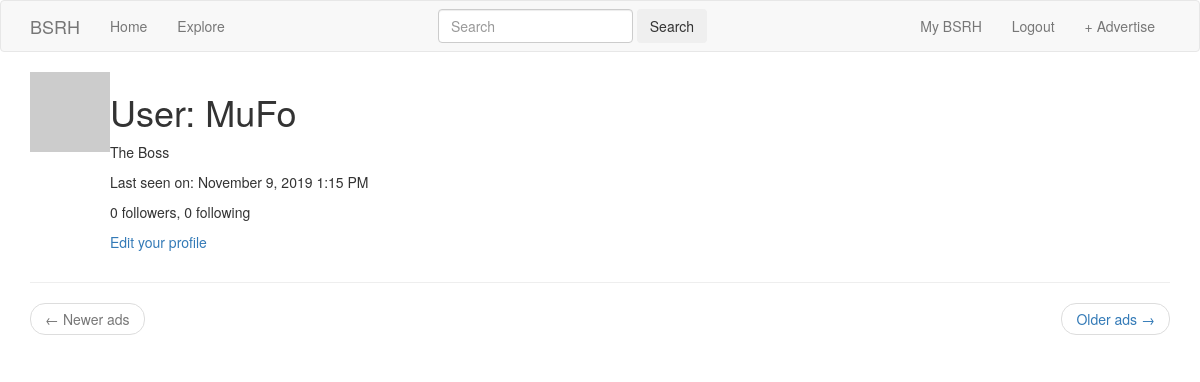
The app's page /user/MuFo (signed in), older data.
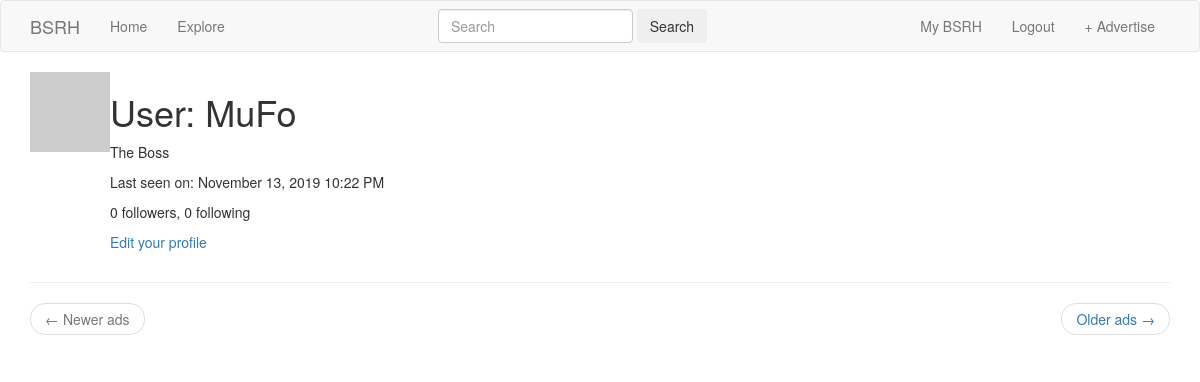
The same page, newer data.
### app/models.py (models this page shows, shortened)
class User(UserMixin, db.Model):
    id = db.Column(db.Integer, primary_key=True)
    username = db.Column(db.String(64), index=True, unique=True)
    email = db.Column(db.String(120), index=True, unique=True)
    password_hash = db.Column(db.String(128))
    ads = db.relationship('Ad', backref='author', lazy='dynamic')
    about_me = db.Column(db.String(140))
    last_seen = db.Column(db.DateTime, default=datetime.utcnow)
    followed = db.relationship(
        'User', secondary=followers,
        primaryjoin=(followers.c.follower_id == id),
        secondaryjoin=(followers.c.followed_id == id),
        backref=db.backref('followers', lazy='dynamic'), lazy='dynamic')
    def avatar(self, size):
        digest = md5(self.email.lower().encode('utf-8')).hexdigest()
        return 'https://www.gravatar.com/avatar/{}?d=identicon&s={}'.format(digest, size)

### app/routes.py (the view)
@app.route('/user/<username>')
@login_required
def user(username):
    user = User.query.filter_by(username=username).first_or_404()
    page = request.args.get('page', 1, type=int)
    ads = user.ads.order_by(Ad.timestamp.desc()).paginate(page, app.config['ADS_PER_PAGE'], False)
    next_url = url_for('user', username=user.username, page=ads.next_num) \
        if ads.has_next else None
    prev_url = url_for('user', username=user.username, page=ads.prev_num) \
        if ads.has_prev else None
    return render_template('user.html', user=user, ads=ads.items,
                           next_url=next_url, prev_url=prev_url)

### app/models.py (called while the page is built)
@login.user_loader
def load_user(id):
    return User.query.get(int(id))

### app/routes.py (called while the page is built)
@app.before_request
def before_request():
    if current_user.is_authenticated:
        current_user.last_seen = datetime.utcnow()
        db.session.commit()
    g.locale = str(get_locale())

### app/templates/user.html
{% extends "base.html" %}
{% block app_content %}
    <table>
        <tr valign="top">
            <td><img src="{{ user.avatar(128) }}"></td>
            <td>
                <h1>{{ _('User') }}: {{ user.username }}</h1>
                {% if user.about_me %}
                    <p>
                        {{ user.about_me }}
                    </p>
                {% endif %}
                {% if user.last_seen %}
                    <p>{{ _('Last seen on') }}: {{ moment(user.last_seen).format('LLL') }}</p>
                {% endif %}
                <p>
                    {{ _('%(count)d followers', count=user.followers.count()) }},
                    {{ _('%(count)d following', count=user.followed.count()) }}
                </p>
                {% if user == current_user %}
                    <p><a href="{{ url_for('edit_profile') }}">{{ _('Edit your profile') }}</a></p>
                {% elif not current_user.is_following(user) %}
                    <p><a href="{{ url_for('follow', username=user.username) }}">{{ _('Follow') }}</a></p>
                {% else %}
                    <p><a href="{{ url_for('unfollow', username=user.username) }}">{{ _('Unfollow') }}</a></p>
                {% endif %}
            </td>
        </tr>
    </table>
    <hr>
    <nav aria-label="...">
        <ul class="pager">
            <li class="previous{% if not prev_url %} disabled{% endif %}">
                <a href="{{ prev_url or '#' }}">
                    <span aria-hidden="true">&larr;</span> {{ _('Newer ads') }}
                </a>
            </li>
            <li class="next{% if not next_url %} disabled{% endif %}">
                <a href="{{ next_url or '#' }}">
                    {{ _('Older ads') }} <span aria-hidden="true">&rarr;</span>
                </a>
            </li>
        </ul>
    </nav>
{% endblock %}

### app/templates/base.html (shortened to what this page needs)
{% extends 'bootstrap/base.html' %}
{% block styles %}
    {{super()}}
    <link rel="stylesheet" href="{{url_for('.static', filename='styles/style.css')}}">
{% endblock %}
{% block navbar %}
    <nav class="navbar navbar-default justify-content-between">
        <div class="container text-center">
            <div class="navbar-header">
                    <a class="navbar-brand" href="{{ url_for('index') }}">BSRH</a>
            </div>
            <div class="collapse navbar-collapse" id="bs-example-navbar-collapse-1">
                <ul class="nav navbar-nav">
                    <li><a href="{{ url_for('index') }}">{{ _('Home') }}</a></li>
                    <li><a href="{{ url_for('explore') }}">{{ _('Explore') }}</a></li>
                </ul>
                <form class="form-inline" style="display: inline-block; margin-top:8px;" action="{{ url_for('show_ads', category=category) }}" method="post">
                    <input class="form-control mr-sm-2" type="search" placeholder="Search" aria-label="Search" name="keyword">
                    <button class="btn btn-outline-success my-2 my-sm-0" type="submit">Search</button>
                </form>
                <ul class="nav navbar-nav navbar-right">
                    {% if current_user.is_anonymous %}
                    <li><a href="{{ url_for('login') }}">{{ _('Login') }}</a></li>
                    {% else %}
                    <li><a href="{{ url_for('user', username=current_user.username) }}">{{ _('My') }} BSRH</a></li>
                    <li><a href="{{ url_for('logout') }}">{{ _('Logout') }}</a></li>
                    {% endif %}
                    <li><a href="{{ url_for('new_ad') }}">+ {{ _('Advertise') }}</a></li>
                </ul>
            </div>
        </div>
    </nav>
{% endblock %}
{% block content %}
    <div class="container">
        {% block app_content %}{% endblock %}
    </div>
{% endblock %}

Row changes from the older to the newer data that the page shows:
changed User "MuFo": last_seen "November 9, 2019 1:15 PM" → "November 13, 2019 10:22 PM"
